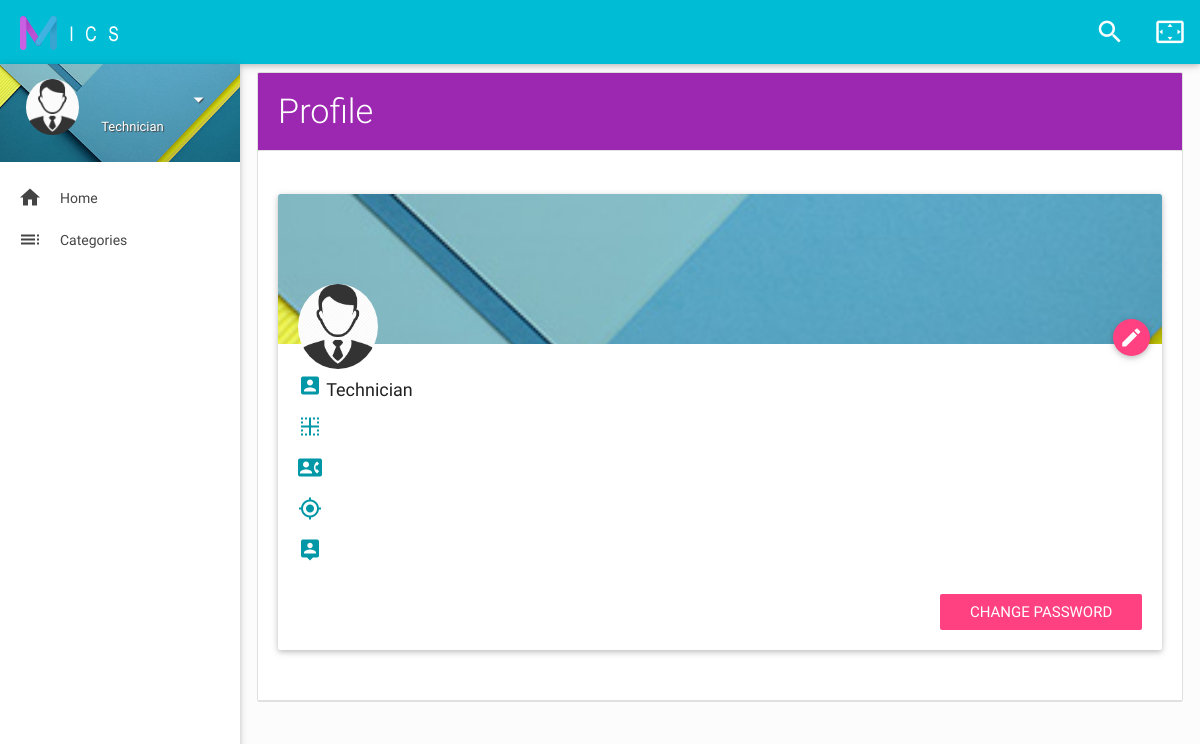
The page /profile.php on the database as committed earlier.
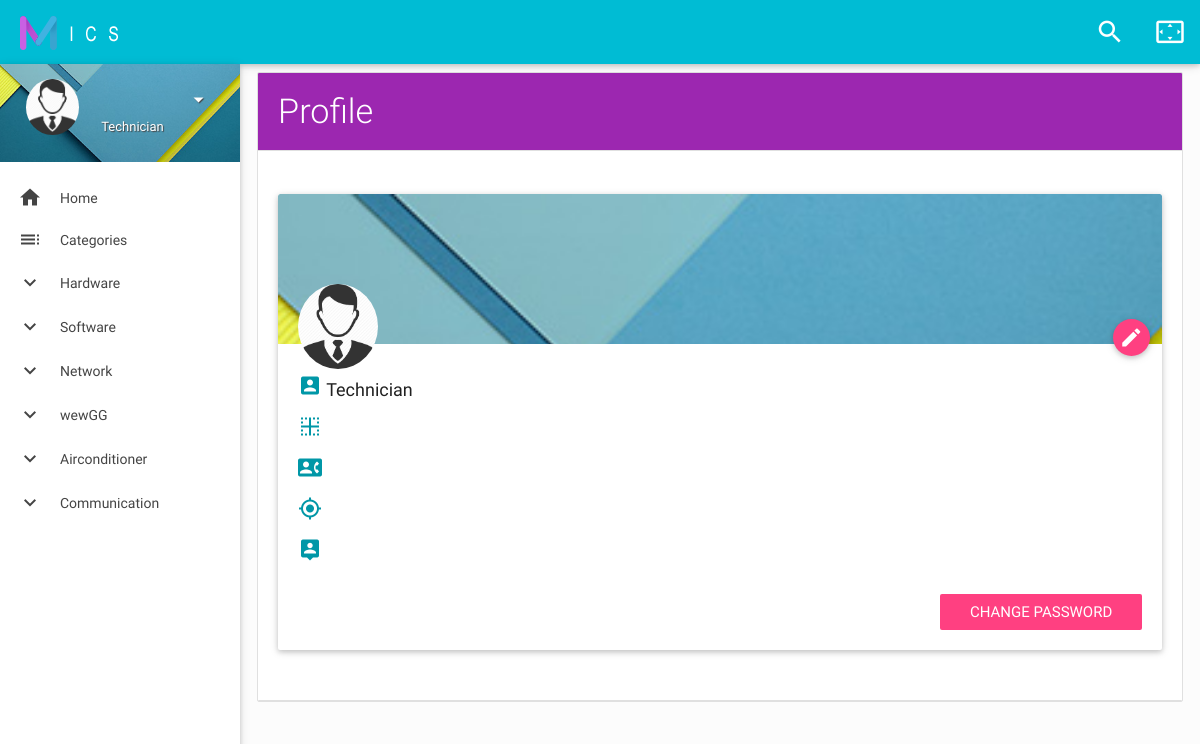
The same page on the database as committed later.
### tables this page shows
CREATE TABLE `categorytable` (
  `CategoryId` int(6) NOT NULL AUTO_INCREMENT,
  `NameOfCategory` varchar(60) DEFAULT NULL,
  `acivate` int(1) DEFAULT NULL,
  `dateofdisactivate` datetime DEFAULT NULL,
  PRIMARY KEY (`CategoryId`)
);

### profile.php (the view, shortened to what this page needs)
<?php
$connection = mysqli_connect("localhost","root","vertrigo");
mysqli_select_db($connection, "micsdb");
$getUserQry = mysqli_query($connection, "select * from addaccounttable where AddAccountId = '" . $_SESSION["AddAccountId"] . "'");
$getUserRes = mysqli_fetch_assoc($getUserQry);
 ?>
<!DOCTYPE html>
<html lang="en">
<head>
    <link href="css/materialize.css" type="text/css" rel="stylesheet" media="screen,projection">
    <link href="css/style.css" type="text/css" rel="stylesheet" media="screen,projection">
    <link href="js/plugins/perfect-scrollbar/perfect-scrollbar.css" type="text/css" rel="stylesheet" media="screen,projection">
    <link href="js/plugins/jvectormap/jquery-jvectormap.css" type="text/css" rel="stylesheet" media="screen,projection">
    <link href="js/plugins/chartist-js/chartist.min.css" type="text/css" rel="stylesheet" media="screen,projection">
</head>
<body>
    <header id="header" class="page-topbar">
        <div class="navbar-fixed">
            <nav class="cyan">
                <div class="nav-wrapper">
                    <h1 class="logo-wrapper"><a href="main.php" class="brand-logo darken-1"><img src="images/materialize-logo.png" alt="materialize logo"></a> <span class="logo-text">MICS</span></h1>
                    <ul class="right hide-on-med-and-down">
                        <li>
                            <a href="javascript:void(0);" class="waves-effect waves-block waves-light show-search"><i class="mdi-action-search"></i></a>
                        </li>
                        <li><a href="javascript:void(0);" class="waves-effect waves-block waves-light toggle-fullscreen"><i class="mdi-action-settings-overscan"></i></a>
                        </li>
                    </ul>
                </div>
            </nav>
        </div>
    </header>
    <div id="main">
        <div class="wrapper">
            <aside id="left-sidebar-nav">
                <ul id="slide-out" class="side-nav fixed leftside-navigation">
                    <li class="user-details cyan darken-2">
                        <div class="row">
                            <div class="col col s4 m4 l4">
                                <img src="images/avatar.jpg" alt="" class="circle responsive-img valign profile-image">
                            </div>
                            <div class="col col s8 m8 l8">
                                <a class="btn-flat dropdown-button waves-effect waves-light white-text profile-btn" href="#" data-activates="profile-dropdown"><?php echo $getUserRes['FirstName']." ".$getUserRes['LastName'] ?><i class="mdi-navigation-arrow-drop-down right"></i></a>
                                <p class="user-roal"><?php if($getUserRes['userlevel'] == 1){echo "Administrator";}else{echo "Technician";} ?></p>
                            </div>
                        </div>
                    </li>
                    <li class="bold"><a href="main.php" class="waves-effect waves-cyan"><i class="mdi-action-home"></i> Home</a>
                    </li>
                    <li class="bold"><a href="add-edit-delete-category.php" class="waves-effect waves-cyan"><i class="mdi-action-toc"></i> Categories</a>
                    </li>
                    <?php
                    $qry = mysqli_query($connection,"select * from categorytable group by CategoryId");
                    while ($result = mysqli_fetch_assoc($qry)) { ?>
                    <li class="no-padding">
                        <ul class="collapsible collapsible-accordion">
                            <li class="bold"><a class="collapsible-header waves-effect waves-cyan"><i class="mdi-navigation-expand-more"></i> <?php echo $result['NameOfCategory'] ?></a>
                            </li>
                        </ul>
                    </li>
                    <?php } ?>
                </ul>
            </aside>
            <section id="content">
                <div class="container">
                    <div id="card-widgets">
                        <div class="row">
                            <div class="col s12 m12 20">
                                <ul id="task-card" class="collection with-header">
                                    <li class="collection-header purple">
                                        <h4 class="task-card-title">Profile</h4>
                                    </li>
                                      <li class="collection-header">
                                        <div id="basic-form" class="section">
              <div class="row">
                        <div class="col s12 m12 20">
                                <div id="profile-card" class="card">
                                    <div class="card-image waves-effect waves-block waves-light">
                                        <img class="activator" src="images/user-bg.jpg" alt="user background">
                                    </div>
                                    <div class="card-content" class="cyan-text">
                                        <img src="images/avatar.jpg" alt="" class="circle responsive-img activator card-profile-image">
                                        <a href="edit-account.php?AddAccountId=<?php echo $getUserRes['AddAccountId']; ?>&from=profile" class="btn tooltipped    btn-floating activator btn-move-up waves-effect waves-light darken-2 right" data-position="top" data-delay="50" data-tooltip="Edit Profile">
                                            <i class="mdi-editor-mode-edit"></i>
                                        </a>
                                        <p><i class="mdi-action-account-box cyan-text text-darken-2"></i> <?php if ($getUserRes['userlevel'] == 1) {
                                            echo "Administrator";
                                             }
                                            else
                                            {
                                                echo "Technician";
                                            }
                                         ?></p>
                                        <p><i class="mdi-editor-border-inner cyan-text text-darken-2"></i> <?php echo $getUserRes['Division'] ?></p>
                                        <p><i class="mdi-communication-quick-contacts-dialer cyan-text text-darken-2"></i> <?php echo $getUserRes['ContactNumber'] ?></p>
                                        <p><i class="mdi-maps-my-location cyan-text text-darken-2"></i> <?php echo $getUserRes['OfficeLocation'] ?></p>
                                        <p><i class="mdi-maps-location-history cyan-text text-darken-2"></i> <?php echo $getUserRes['Username'] ?></p>
                                        <div class="row">
                            <div class="input-field col s12">
                                <div style="text-align: right;">
                                   <a href="change-password.php?AddAccountId=<?php echo $getUserRes['AddAccountId']; ?>&from=profile"><button type="button" class="btn-flat waves-effect pink accent-2 white-text">Change password</button></a>
                                </div>
                            </div>
                          </div>
                                    </div>
                                </div>
                            </div>
                </div>
                                      </li>
                                </ul>
                            </div>
                        </div>
                    </div>
                </div>
            </section>
        </div>
    </div>
</body>
</html>

### mics/css/style.css (style rules this page uses)
body { background-color: #fcfcfc; }
#main, footer { padding-left: 240px; }
.container { padding: 0 0.5rem; margin: 0 auto; max-width: 100% !important; width: 98%; }
#content .container .row { margin-bottom: 0; }
@media only screen and (min-width: 601px) { .container { width: 98%; } }
@media only screen and (min-width: 993px) { .container { width: 98%; } }
h1.logo-wrapper { margin: 0px 0px; }
header .brand-logo { margin: 5px 0px; padding: 0 20px; }
ul.side-nav.fixed { top: 64px; }
.side-nav a { line-height: 42px; height: 42px; }
#left-sidebar-nav { position: fixed; width: 100px; left: 180px; z-index: 999; height: auto; }
#slide-out li a i { line-height: inherit; width: 2rem; font-size: 1.6rem; display: block; float: left; text-align: center; margin-right: 1rem; }
ul.side-nav li { padding: 0; }
ul.side-nav .collapsible-header { margin: 0; }
ul.side-nav.fixed { overflow: hidden; }
ul.side-nav.fixed li { line-height: 44px; }
ul.side-nav.fixed li a { font-size: 14px; font-weight: 400; }
ul.side-nav.fixed ul.collapsible-accordion { background-color: #FFF; }
ul.side-nav.fixed li.user-details { background: url(../images/user-bg.jpg) no-repeat center center; -webkit-background-size: cover; -moz-background-size: cover; -o-background-size: cover; background-size: cover; margin-bottom: 15px; padding: 15px 0px 0px 15px; }
.user-details .row { margin: 0; }
ul.side-nav.fixed .profile-btn { margin: 0; text-transform: capitalize; padding: 0; text-shadow: 1px 1px 1px #444; font-size: 15px; }
.user-roal { color: #fff; margin-top: -16px; font-size: 13px; text-shadow: 1px 1px 1px #444; }
.bold > a { font-weight: bold; }
#task-card .task-card-title { margin: 0; color: #fff; font-weight: 300; }
#task-card .collection-header { padding: 20px; }
#profile-card .card-image { height: 150px; }
#profile-card .card-content p { font-size: 1.2rem; margin: 10px 0 12px 0; }
#profile-card .card-profile-image { width: 80px; position: absolute; top: 90px; z-index: 1; cursor: pointer; }
#profile-card .btn-move-up { position: relative; top: -45px; right: -18px; margin-right: 10px !important; }
.btn-move-up { position: relative; top: -28px; right: -18px; margin-right: 10px !important; }
.collapsible-header { font-weight: 500; }

Rows that differ between the two databases and show on the page:
added categorytable: NameOfCategory "Hardware"
added categorytable: NameOfCategory "Software"
added categorytable: NameOfCategory "Network"
added categorytable: NameOfCategory "wewGG"
added categorytable: NameOfCategory "Airconditioner"
added categorytable: NameOfCategory "Communication"
